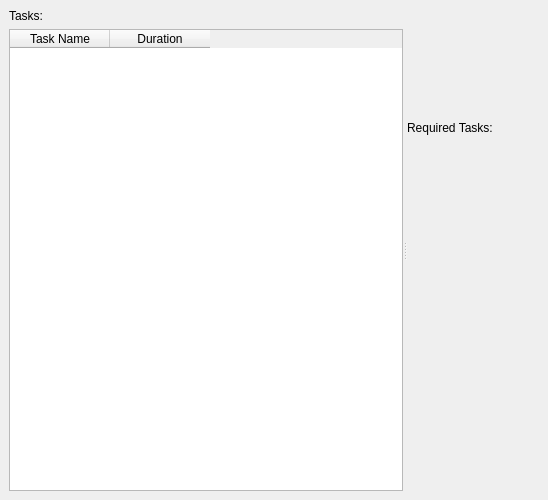
<ui version="4.0" >
 <class>PertEditor</class>
 <widget class="QWidget" name="PertEditor" >
  <property name="geometry" >
   <rect>
    <x>0</x>
    <y>0</y>
    <width>548</width>
    <height>500</height>
   </rect>
  </property>
  <property name="windowTitle" >
   <string>PertEditor</string>
  </property>
  <layout class="QGridLayout" >
   <property name="margin" >
    <number>9</number>
   </property>
   <property name="spacing" >
    <number>6</number>
   </property>
   <item row="0" column="0" >
    <widget class="QSplitter" name="splitter" >
     <property name="orientation" >
      <enum>Qt::Horizontal</enum>
     </property>
     <widget class="QWidget" name="" >
      <layout class="QVBoxLayout" >
       <property name="margin" >
        <number>0</number>
       </property>
       <property name="spacing" >
        <number>6</number>
       </property>
       <item>
        <widget class="QLabel" name="label" >
         <property name="text" >
          <string>Tasks:</string>
         </property>
        </widget>
       </item>
       <item>
        <widget class="QTableWidget" name="tableTaskWidget" >
         <column>
          <property name="text" >
           <string>Task Name</string>
          </property>
         </column>
         <column>
          <property name="text" >
           <string>Duration</string>
          </property>
         </column>
        </widget>
       </item>
      </layout>
     </widget>
     <widget class="QWidget" name="" >
      <layout class="QVBoxLayout" >
       <property name="margin" >
        <number>0</number>
       </property>
       <property name="spacing" >
        <number>6</number>
       </property>
       <item>
        <widget class="QLabel" name="label_2" >
         <property name="text" >
          <string>Required Tasks:</string>
         </property>
        </widget>
       </item>
       <item>
        <widget class="KActionSelector" native="1" name="assignList" />
       </item>
      </layout>
     </widget>
    </widget>
   </item>
  </layout>
 </widget>
 <customwidgets>
  <customwidget>
   <class>KActionSelector</class>
   <extends>QWidget</extends>
   <header>kactionselector.h</header>
   <container>1</container>
  </customwidget>
 </customwidgets>
 <resources/>
 <connections/>
</ui>
